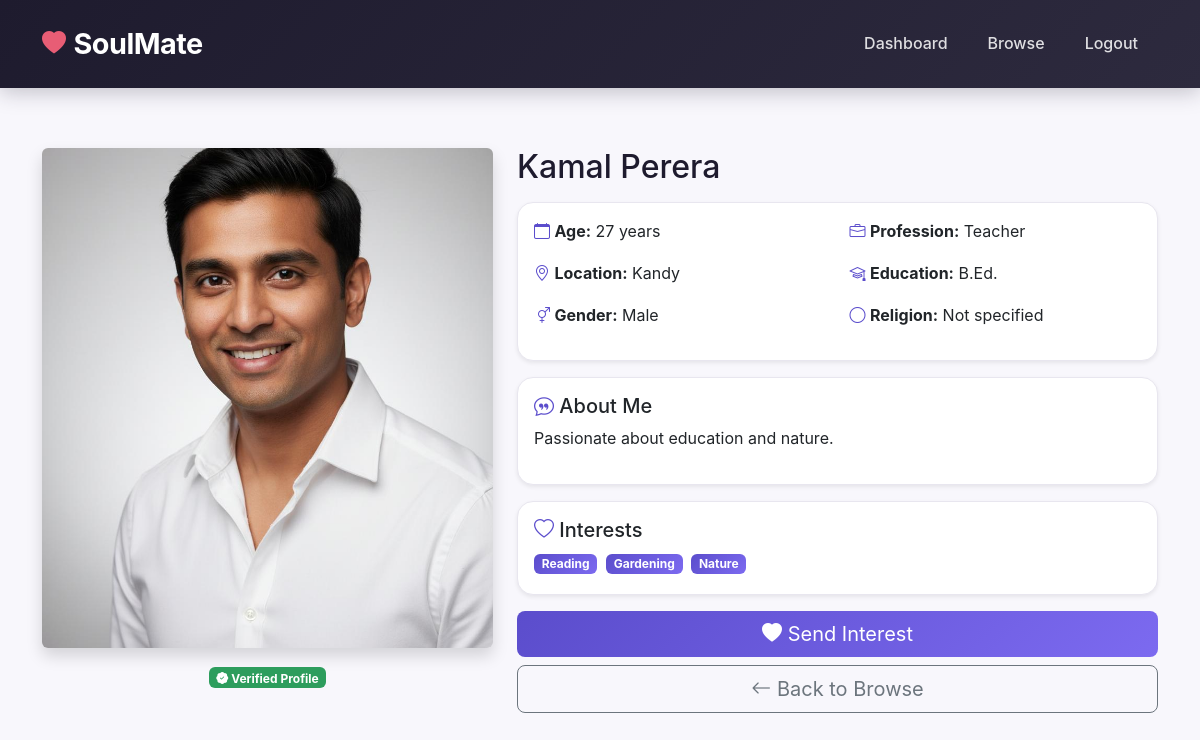
Page /profile.php?id=3 (signed in) on the committed database.
### tables this page shows
CREATE TABLE users (
    id INT AUTO_INCREMENT PRIMARY KEY,
    first_name VARCHAR(50) NOT NULL,
    last_name VARCHAR(50) NOT NULL,
    email VARCHAR(100) UNIQUE NOT NULL,
    password_hash VARCHAR(255) NOT NULL,
    gender ENUM('male', 'female', 'other') NOT NULL,
    birthdate DATE NOT NULL,
    location VARCHAR(50) NOT NULL,
    occupation VARCHAR(100),
    education VARCHAR(50),
    religion VARCHAR(50),
    bio TEXT,
    looking_for ENUM('male', 'female', 'both', 'other'),
    interests TEXT,
    profile_image VARCHAR(255),
    is_verified BOOLEAN DEFAULT FALSE,
    created_at TIMESTAMP DEFAULT CURRENT_TIMESTAMP,
    updated_at TIMESTAMP DEFAULT CURRENT_TIMESTAMP ON UPDATE CURRENT_TIMESTAMP,
    last_login TIMESTAMP NULL
);

### includes/functions.php (called while the page is built, shortened)
<?php
function calculateAge($birthdate) {
    $today = new DateTime();
    $dob = new DateTime($birthdate);
    $diff = $today->diff($dob);
    return $diff->y;
}
function getUserById($userId) {
    $pdo = getDBConnection();
    $stmt = $pdo->prepare("SELECT * FROM users WHERE id = ?");
    $stmt->execute([$userId]);
    return $stmt->fetch();
}
?>

### profile.php (the view, shortened to what this page needs)
<?php
require_once 'includes/functions.php';
$profileId = (int)$_GET['id'];
$profile = getUserById($profileId);
$age = calculateAge($profile['birthdate']);
$imgSrc = 'images/profile1.jpeg';
if (!empty($profile['profile_image']) && file_exists($profile['profile_image'])) {
    $imgSrc = $profile['profile_image'];
} else {
    $localImages = [
        1 => 'profile1.jpeg',
        2 => 'profile2.jpeg',
        3 => 'profile3.jpeg',
        4 => 'profile4.jpeg',
        5 => 'profile5.jpeg',
        6 => 'profile6.jpeg'
    ];
    if (isset($localImages[$profile['id']])) {
        $imgSrc = 'images/' . $localImages[$profile['id']];
    } elseif ($profile['gender'] == 'female') {
        $imgSrc = 'images/profile2.jpeg';
    } else {
        $imgSrc = 'images/profile1.jpeg';
    }
}
?>
<!DOCTYPE html>
<html lang="en">
<head>
    <link href="https://cdn.jsdelivr.net/npm/bootstrap@5.3.2/dist/css/bootstrap.min.css" rel="stylesheet">
    <link rel="stylesheet" href="https://cdn.jsdelivr.net/npm/bootstrap-icons@1.11.3/font/bootstrap-icons.min.css">
    <link rel="stylesheet" href="css/style.css">
</head>
<body>
    <nav class="navbar navbar-expand-lg navbar-dark fixed-top soulmate-navbar">
        <div class="container">
            <a class="navbar-brand fw-bold" href="index.php">
                <i class="bi bi-heart-fill me-2"></i>
                SoulMate
            </a>
            <div class="collapse navbar-collapse" id="navbarNav">
                <ul class="navbar-nav ms-auto">
                    <li class="nav-item"><a class="nav-link" href="dashboard.php">Dashboard</a></li>
                    <li class="nav-item"><a class="nav-link" href="browse.php">Browse</a></li>
                    <li class="nav-item"><a class="nav-link" href="auth/logout.php">Logout</a></li>
                </ul>
            </div>
        </div>
    </nav>
    <div style="padding-top: 100px;">
        <div class="container mt-5">
            <div class="row">
                <div class="col-md-5 text-center">
                    <img src="<?php echo $imgSrc; ?>"
                         class="img-fluid rounded shadow"
                         style="max-height: 500px; width: 100%; object-fit: cover;"
                         alt="<?php echo htmlspecialchars($profile['first_name']); ?>">
                    <div class="mt-3">
                        <span class="badge bg-success"><i class="bi bi-patch-check-fill"></i> Verified Profile</span>
                    </div>
                </div>
                <div class="col-md-7">
                    <h2 class="mb-3"><?php echo htmlspecialchars($profile['first_name'] . ' ' . $profile['last_name']); ?></h2>
                    <div class="card shadow-sm mb-3">
                        <div class="card-body">
                            <div class="row">
                                <div class="col-sm-6">
                                    <p><i class="bi bi-calendar" style="color: #5b4dcc;"></i> <strong>Age:</strong> <?php echo $age; ?> years</p>
                                    <p><i class="bi bi-geo-alt" style="color: #5b4dcc;"></i> <strong>Location:</strong> <?php echo htmlspecialchars($profile['location']); ?></p>
                                    <p><i class="bi bi-gender-ambiguous" style="color: #5b4dcc;"></i> <strong>Gender:</strong> <?php echo ucfirst($profile['gender']); ?></p>
                                </div>
                                <div class="col-sm-6">
                                    <p><i class="bi bi-briefcase" style="color: #5b4dcc;"></i> <strong>Profession:</strong> <?php echo htmlspecialchars($profile['occupation'] ?? 'Not specified'); ?></p>
                                    <p><i class="bi bi-mortarboard" style="color: #5b4dcc;"></i> <strong>Education:</strong> <?php echo htmlspecialchars($profile['education'] ?? 'Not specified'); ?></p>
                                    <p><i class="bi bi-circle" style="color: #5b4dcc;"></i> <strong>Religion:</strong> <?php echo htmlspecialchars($profile['religion'] ?? 'Not specified'); ?></p>
                                </div>
                            </div>
                        </div>
                    </div>
                    <div class="card shadow-sm mb-3">
                        <div class="card-body">
                            <h5><i class="bi bi-chat-quote" style="color: #5b4dcc;"></i> About Me</h5>
                            <p><?php echo nl2br(htmlspecialchars($profile['bio'] ?? 'No bio available.')); ?></p>
                        </div>
                    </div>
                    <?php if ($profile['interests']): ?>
                    <div class="card shadow-sm mb-3">
                        <div class="card-body">
                            <h5><i class="bi bi-heart" style="color: #5b4dcc;"></i> Interests</h5>
                            <?php foreach (explode(',', $profile['interests']) as $interest): ?>
                                <span class="badge me-1 mb-1" style="background: linear-gradient(135deg, #5b4dcc 0%, #7c6af0 100%);"><?php echo htmlspecialchars(trim($interest)); ?></span>
                            <?php endforeach; ?>
                        </div>
                    </div>
                    <?php endif; ?>
                    <button class="btn btn-primary btn-lg w-100 mb-2" onclick="showInterest()" style="background: linear-gradient(135deg, #5b4dcc 0%, #7c6af0 100%); border: none;">
                        <i class="bi bi-heart-fill"></i> Send Interest
                    </button>
                    <a href="browse.php" class="btn btn-outline-secondary btn-lg w-100">
                        <i class="bi bi-arrow-left"></i> Back to Browse
                    </a>
                </div>
            </div>
        </div>
    </div>
</body>
</html>

### css/style.css (style rules this page uses)
:root { --primary-color: #4a3f8c; --primary-dark: #3a3070; --primary-light: #6b5ab8; --secondary-color: #8b7dd6; --secondary-light: #b8aee8; --accent-color: #e85d75; --accent-light: #f08a9f; --dark-color: #1e1b2e; --dark-secondary: #2d2a3e; --gray-dark: #4a4758; --gray-medium: #8a8798; --gray-light: #e8e6ef; --light-color: #f8f7fc; --white: #ffffff; --success-color: #2d9d5d; --warning-color: #e8a838; --danger-color: #d64545; }
* { margin: 0; padding: 0; box-sizing: border-box; }
body { font-family: 'Inter', -apple-system, BlinkMacSystemFont, 'Segoe UI', Roboto, sans-serif; color: var(--dark-color); background-color: var(--light-color); overflow-x: hidden; line-height: 1.6; }
.soulmate-navbar { background: linear-gradient(135deg, var(--dark-color) 0%, var(--dark-secondary) 100%) !important; padding: 1rem 0; box-shadow: 0 4px 20px rgba(30, 27, 46, 0.25); z-index: 1000; backdrop-filter: blur(10px); }
.soulmate-navbar .navbar-brand { font-size: 1.8rem; font-weight: 700; color: var(--white) !important; display: flex; align-items: center; letter-spacing: -0.5px; }
.soulmate-navbar .navbar-brand i { font-size: 1.5rem; color: var(--accent-color); margin-right: 0.5rem; }
.soulmate-navbar .nav-link { font-weight: 500; color: rgba(255, 255, 255, 0.85) !important; padding: 0.5rem 1rem !important; margin: 0 0.25rem; position: relative; transition: all 0.3s ease; border-radius: 6px; }
.btn-primary { background: linear-gradient(135deg, var(--primary-color) 0%, var(--primary-light) 100%); border: none; transition: all 0.3s ease; }
.badge.bg-success { background: var(--success-color) !important; }
.card { border-radius: 16px; border: 1px solid var(--gray-light); overflow: hidden; }

### rows in the picture
users: first_name+last_name "Kamal Perera", birthdate "27", location "Kandy", gender "Male", occupation "Teacher", education "B.Ed.", religion "Not specified", bio "Passionate about education and nature.", interests "Reading", interests "Gardening", interests "Nature"
